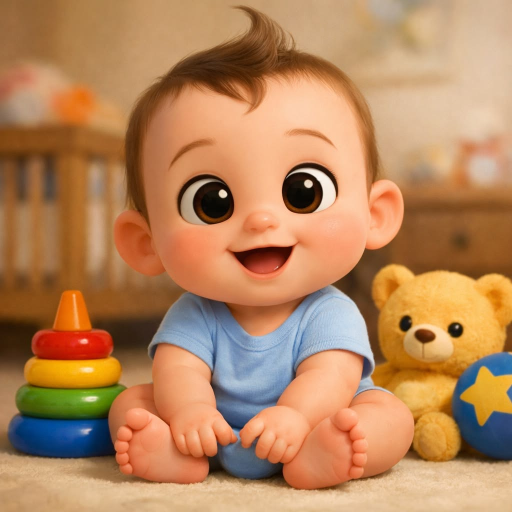
#> input picture reels/02-baby-laughs/assets/baby.jpg, 1024 x 1024 px (shown at 1/2 size)
$ python -i compose.py   (imports and definitions only)
#> lines starting #> are read from the running program, lines starting #| are printed output that depends on the picture
### reels/02-baby-laughs/scripts/face_rig.py
"""2D face rig for the baby still (assets/baby.jpg, 1024x1024).

Every control is a smooth displacement field in source pixels. A pose is a
weighted sum of fields, applied with one backward remap, so the still can open
its mouth, squint, tilt its head and kick its feet without any new pixels
being painted.
"""
import cv2
import numpy as np

SIZE = 1024

# Landmarks measured on assets/baby.jpg (source pixels).
MOUTH = (528, 520)          # centre of the open mouth
EYE_L = (412, 400, 58, 48)  # cx, cy, rx, ry (viewer's left)
EYE_R = (620, 377, 57, 52)
CHEEK_L = (365, 485)
CHEEK_R = (695, 468)
BROW_L = (400, 312)
BROW_R = (632, 292)
HEAD_C = (518, 340)
NECK = (520, 640)           # pivot for head tilt
TUFT = (500, 62)
FOOT_L = (330, 890)
FOOT_R = (670, 900)
HAND_L = (405, 870)
HAND_R = (540, 880)


def _smoothstep(a, b, x):
    t = np.clip((x - a) / (b - a), 0.0, 1.0)
    return t * t * (3 - 2 * t)


def _gauss(X, Y, cx, cy, sx, sy):
    return np.exp(-0.5 * (((X - cx) / sx) ** 2 + ((Y - cy) / sy) ** 2))


def build_fields():
    """Unit displacement fields, each a (dx, dy) pair of float32 arrays."""
    Y, X = np.mgrid[0:SIZE, 0:SIZE].astype(np.float32)
    z = np.zeros_like(X)
    F = {}

    # Jaw drop: everything between the upper lip and the chin slides down,
    # so the mouth interior stretches open. The lip line is tilted (the
    # baby's right corner sits higher), and the chin fades out into the collar.
    mx, my = MOUTH
    lip = 499 - 0.12 * (X - mx)
    chin = 598 - 0.05 * (X - mx)
    wx = np.exp(-0.5 * ((X - mx) / 72) ** 2)
    wy = _smoothstep(lip, lip + 50, Y) * (1 - _smoothstep(chin, chin + 75, Y))
    F["jaw"] = (z, wx * wy)

    # Smile: mouth corners pull out and up.
    g = _gauss(X, Y, mx, my - 5, 85, 38)
    u = np.clip((X - mx) / 67, -1.4, 1.4)
    F["smile"] = (u * g, -np.abs(u) * g * 0.55)

    # Squint: cheek pushes the lower lid up, upper lid drops a little.
    # A narrow horizontal falloff bends the lower lid into a crescent.
    for name, (ex, ey, rx, ry) in (("l", EYE_L), ("r", EYE_R)):
        bx = np.exp(-0.5 * ((X - ex) / (rx * 0.85)) ** 2)
        low = _smoothstep(ey - 0.15 * ry, ey + ry, Y) * (1 - _smoothstep(ey + ry, ey + ry + 75, Y))
        up = (1 - _smoothstep(ey - ry, ey + 0.1 * ry, Y)) * _smoothstep(ey - ry - 60, ey - ry, Y)
        F["lid_low_" + name] = (z, -bx * low)
        F["lid_up_" + name] = (z, bx * up)

    # Cheeks rise and puff outwards.
    for name, (cx, cy), side in (("l", CHEEK_L, -1), ("r", CHEEK_R, 1)):
        g = _gauss(X, Y, cx, cy, 60, 50)
        F["cheek_" + name] = (side * 0.35 * g, -g)

    # Brows lift.
    g = _gauss(X, Y, *BROW_L, 75, 38) + _gauss(X, Y, *BROW_R, 75, 38)
    F["brow"] = (z, -g)

    # Head: everything inside a soft circle around the head, cut off above
    # the shoulders so the body and the toys stay put.
    hx, hy = HEAD_C
    r = np.sqrt((X - hx) ** 2 + (Y - hy) ** 2)
    wh = (1 - _smoothstep(330, 430, r)) * (1 - _smoothstep(585, 675, Y))
    F["head_x"] = (wh, z)
    F["head_y"] = (z, wh)
    px, py = NECK
    F["head_rot"] = (-(Y - py) * wh, (X - px) * wh)  # per radian

    # Hair tuft wobble.
    g = _gauss(X, Y, *TUFT, 55, 48) * (1 - _smoothstep(110, 160, Y))
    F["tuft_x"] = (g, z)
    F["tuft_y"] = (z, g)

    # Feet kick up, hands bounce.
    for name, (cx, cy) in (("foot_l", FOOT_L), ("foot_r", FOOT_R)):
        F[name] = (z, -_gauss(X, Y, cx, cy, 80, 62))
    for name, (cx, cy), side in (("hand_l", HAND_L, 1), ("hand_r", HAND_R, -1)):
        g = _gauss(X, Y, cx, cy, 52, 46)
        F[name] = (side * 0.4 * g, -g)

    return {k: (dx.astype(np.float32), dy.astype(np.float32)) for k, (dx, dy) in F.items()}


class Rig:
    def __init__(self, image_bgr):
        assert image_bgr.shape[:2] == (SIZE, SIZE)
        self.img = image_bgr
        self.fields = build_fields()
        Y, X = np.mgrid[0:SIZE, 0:SIZE].astype(np.float32)
        self.X, self.Y = X, Y

    # [40 lines left out: functions pose, laugh_pose, not called in this run]

### reels/02-baby-laughs/scripts/compose.py
"""Renders the Short: animated baby + overlays + soundtrack -> build/.

Run make_audio.py first; the mouth, eyes and pop-ups are driven by
audio/laugh.wav and audio/events.json.
"""
import json
import os
import subprocess
import sys

import cv2
import numpy as np
import scipy.io.wavfile as wavfile
from PIL import Image, ImageDraw, ImageFilter, ImageFont

from face_rig import Rig, laugh_pose
from timeline import CTA, DURATION, FPS, H, HOOK_END, SR, W, WAIT_LEAD

ROOT = os.path.dirname(os.path.dirname(os.path.abspath(__file__)))
A = lambda *p: os.path.join(ROOT, "assets", *p)
FONT = A("fonts", "LuckiestGuy-Regular.woff")
NF = int(DURATION * FPS)
rng = np.random.default_rng(11)

YELLOW = (255, 212, 0)
PINK = (255, 79, 163)
CYAN = (34, 211, 238)
ORANGE = (255, 138, 0)
LIME = (140, 240, 40)
YT_RED = (255, 0, 51)
HA_COLORS = [YELLOW, PINK, CYAN, ORANGE, LIME]

# Camera: source pixel C sits at screen point P, at zoom S0 * z.
S0 = 1.45
C_WIDE, P_WIDE = np.array([520.0, 512.0]), np.array([540.0, 1050.0])
C_FACE, P_FACE = np.array([522.0, 440.0]), np.array([540.0, 930.0])


def ease(x):
    x = np.clip(x, 0, 1)
    return x * x * (3 - 2 * x)


# ---------------------------------------------------------------- drivers

def drivers():
    sr, x = wavfile.read(os.path.join(ROOT, "audio/laugh.wav"))
    x = x.astype(np.float64) / 32768
    hop = sr // 1000
    win = int(0.015 * sr)
    env = np.sqrt(np.convolve(x ** 2, np.ones(win) / win, "same"))[::hop]   # 1 ms steps
    db = 20 * np.log10(env + 1e-9)
    raw = np.clip((db + 36) / 24, 0, 1)

    # [8 lines left out: function follow, not called in this run]

    mouth = follow(raw, 22, 65)
    laugh = np.clip(follow(raw, 120, 650) * 1.6, 0, 1)
    lead = 25  # ms: the mouth opens a touch before the sound
    t = (np.arange(NF) / FPS * 1000).astype(int) + lead
    t = np.clip(t, 0, len(mouth) - 1)
    return mouth[t], laugh[t]


# ---------------------------------------------------------------- sprites

def font(size):
    return ImageFont.truetype(FONT, size)


def emoji(code, size):
    im = Image.open(A("emoji", code + ".webp")).convert("RGBA")
    return im.resize((size, size), Image.LANCZOS)


# [51 lines left out: functions text_sprite, pill_sprite, not called in this run]


def to_np(im):
    a = np.asarray(im).astype(np.float32) / 255.0
    return np.ascontiguousarray(a[..., [2, 1, 0, 3]])  # BGRA, premultiplied below


# [4 lines left out: function premul, not called in this run]


class Sprite:
    def __init__(self, im):
        self.a = premul(to_np(im))
        self.h, self.w = self.a.shape[:2]


# [21 lines left out: function blit, not called in this run]


# ---------------------------------------------------------------- scene

class Scene:
    def __init__(self):
        img = cv2.imread(A("baby.jpg"))
        self.rig = Rig(img)
        self.mouth, self.laugh = drivers()
        ev = json.load(open(os.path.join(ROOT, "audio/events.json")))
        self.onsets = ev["onsets"]
        # The big laugh lands on the first strong syllable of the "big" piece.
        self.big = next(t for t, h in self.onsets if t >= ev["big"] - 0.02)

        # Background: the still, blown up to cover the frame and heavily blurred.
        s = H / img.shape[0]
        bg = cv2.resize(img, None, fx=s, fy=s, interpolation=cv2.INTER_LINEAR)
        x0 = int(520 * s - W / 2)
        bg = bg[:, x0:x0 + W].astype(np.float32) / 255
        bg = cv2.GaussianBlur(bg, (0, 0), 28)
        self.bg = bg * 0.72 + 0.04

        # Feathered alpha for the foreground still (only top/bottom edges ever show).
        m = np.ones((1024, 1024), np.float32)
        ramp = np.linspace(0, 1, 70, dtype=np.float32)
        m[:70] *= ramp[:, None]
        m[-70:] *= ramp[::-1, None]
        self.fg_mask = m

        # Sprites.
        self.title = Sprite(text_sprite([("TRY NOT", (255, 255, 255))], 150))
        self.title2 = Sprite(text_sprite([("TO ", (255, 255, 255)), ("LAUGH", YELLOW), ("emoji", "1f602")], 150))
        self.wait = Sprite(text_sprite([("WAIT FOR IT", (255, 255, 255)), ("emoji", "1f440")], 112))
        self.big_ha = Sprite(text_sprite([("HAHAHAHA!", YELLOW)], 140))
        self.cta1 = Sprite(text_sprite([("DID YOU SMILE?", (255, 255, 255)), ("emoji", "1f60d")], 96))
        self.cta2 = Sprite(pill_sprite("SUBSCRIBE", 92, YT_RED))
        self.cta_hand = Sprite(emoji("1f447", 120))
        words = ["HA", "HAHA", "HA HA", "HAHAHA", "HEHE", "HAHA!"]
        self.ha = {(w_, c): Sprite(text_sprite([(w_, c)], 104)) for w_ in words for c in HA_COLORS}
        self.emo = {c: Sprite(emoji(c, 150)) for c in ["1f602", "1f923", "1f606", "1f60d", "2764-fe0f"]}

        self._plan_pops()
        self._plan_particles()

    # -- event plans (deterministic) --

    # [206 lines left out: functions _plan_pops, _plan_particles, kick, camera, frame, overlays and 2 more, not called in this run]


# [2 lines not run here, left out]

>>> import cv2
>>> picture = cv2.imread('../assets/baby.jpg', cv2.IMREAD_GRAYSCALE)
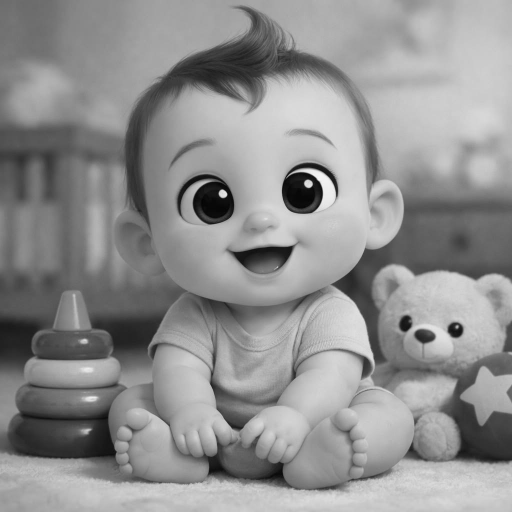
#> picture: shape (1024, 1024) (shown at 1/2 size); min 1, max 255, mean 144
>>> result = Scene().frame(picture)
#> in __init__, img is the input picture: shape (1024, 1024, 3); mean B, G, R 92.9, 134.1, 182.9
#> (the run stopped early here; a loop or call above may not have finished)
